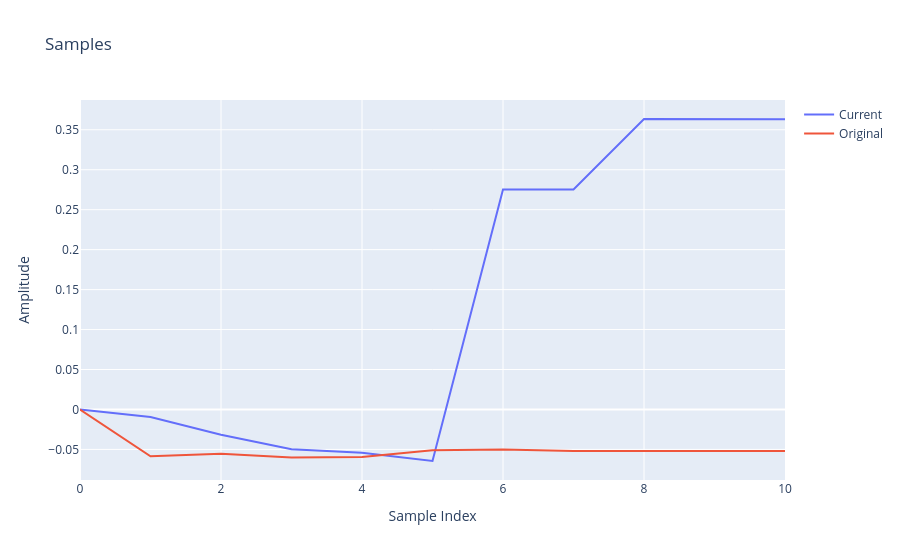

Write notebook code for a chart like this one.
### Code cell
fig = go.Figure()

fig.add_trace(
    go.Scatter(
        y=xs,
        mode="lines",
        name="Current",
    )
)

fig.add_trace(
    go.Scatter(
        y=ys,
        mode="lines",
        name="Original",
    )
)


fig.update_layout(
    title="Samples",
    xaxis_title="Sample Index",
    yaxis_title="Amplitude",
)

fig.show()

### Figure 1 — Plotly figure (JSON) as saved in the notebook; plotly's stock layout.template omitted (floating-point values rounded to 4 significant figures)
{"data": [{"mode": "lines", "name": "Current", "type": "scatter", "y": [0.0, -0.009501, -0.0316, -0.04989, -0.05413, -0.06448, 0.2752, 0.2752, 0.3635, 0.3632, 0.3632]}, {"mode": "lines", "name": "Original", "type": "scatter", "y": [0.0, -0.05851, -0.05531, -0.05996, -0.05961, -0.05096, -0.05006, -0.05185, -0.05185, -0.05185, -0.05185]}], "layout": {"title": {"text": "Samples"}, "xaxis": {"title": {"text": "Sample Index"}}, "yaxis": {"title": {"text": "Amplitude"}}}}
